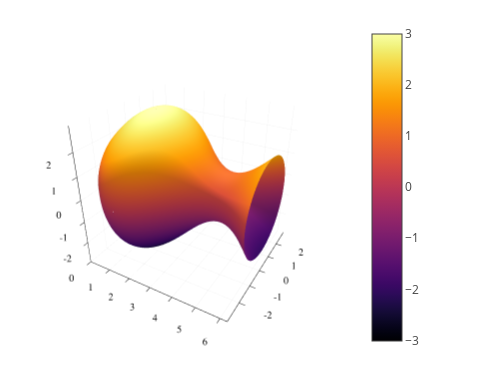

The notebook cell this image was saved under:
### Code cell
# Activamos el bakden de Plotly.
plotlyjs()
@vars x, u, v real=true
f(x) = sin(x)+2
S(u, v) = (u, f(u)*cos(v), f(u)*sin(v))
us = range(0, 2pi, length=100)
vs = range(0, 2pi, length=100)
ws = unzip(S.(us, vs'))
plot(surface(ws...))

### Figure 1 — Plotly figure (JSON) as saved in the notebook; plotly's stock layout.template omitted (floating-point values rounded to 4 significant figures; data arrays with more than 128 entries replaced by an {"elided": "..."} marker saying what was removed)
{"data": [{"colorbar": {"len": 0.9506, "title": "", "x": 0.7552, "y": 0.5145}, "colorscale": {"elided": "256x2 mixed values"}, "name": "y1", "opacity": null, "scene": "scene", "showlegend": false, "showscale": true, "type": "surface", "x": {"elided": "100x100 float values"}, "xaxis": "x", "y": {"elided": "100x100 float values"}, "yaxis": "y", "z": {"elided": "100x100 float values"}, "zaxis": "z", "zmax": 2.999, "zmin": -2.999}], "layout": {"annotations": [], "height": 384, "legend": {"bgcolor": "rgba(255, 255, 255, 1.000)", "bordercolor": "rgba(0, 0, 0, 1.000)", "borderwidth": 1, "font": {"color": "rgba(0, 0, 0, 1.000)", "family": "sans-serif", "size": 11}, "title": {"font": {"color": "rgba(0, 0, 0, 1.000)", "family": "sans-serif", "size": 15}, "text": ""}, "tracegroupgap": 0, "traceorder": "normal", "x": 1.0, "xanchor": "auto", "y": 1.0, "yanchor": "auto"}, "margin": {"b": 20, "l": 0, "r": 0, "t": 20}, "paper_bgcolor": "rgba(255, 255, 255, 1.000)", "plot_bgcolor": "rgba(255, 255, 255, 1.000)", "scene": {"camera": {"eye": {"x": 1.126, "y": -1.95, "z": 1.3}, "projection": "orthographic"}, "domain": {"x": [0.04524, 0.7552], "y": [0.03919, 0.9897]}, "xaxis": {"gridcolor": "rgba(0, 0, 0, 0.100)", "gridwidth": 0.5, "linecolor": "rgba(0, 0, 0, 1.000)", "mirror": false, "range": [0.0, 6.283], "showgrid": true, "showline": true, "showticklabels": true, "tickangle": 0, "tickcolor": "rgb(0, 0, 0)", "tickfont": {"color": "rgba(0, 0, 0, 1.000)", "family": "sans-serif", "size": 11}, "tickmode": "array", "ticks": "inside", "ticktext": ["0", "1", "2", "3", "4", "5", "6"], "tickvals": [0.0, 1.0, 2.0, 3.0, 4.0, 5.0, 6.0], "title": "", "titlefont": {"color": "rgba(0, 0, 0, 1.000)", "family": "sans-serif", "size": 15}, "type": "-", "visible": true, "zeroline": false, "zerolinecolor": "rgba(0, 0, 0, 1.000)"}, "yaxis": {"gridcolor": "rgba(0, 0, 0, 0.100)", "gridwidth": 0.5, "linecolor": "rgba(0, 0, 0, 1.000)", "mirror": false, "range": [-2.998, 3.0], "showgrid": true, "showline": true, "showticklabels": true, "tickangle": 0, "tickcolor": "rgb(0, 0, 0)", "tickfont": {"color": "rgba(0, 0, 0, 1.000)", "family": "sans-serif", "size": 11}, "tickmode": "array", "ticks": "inside", "ticktext": ["-2", "-1", "0", "1", "2"], "tickvals": [-2.0, -1.0, 0.0, 1.0, 2.0], "title": "", "titlefont": {"color": "rgba(0, 0, 0, 1.000)", "family": "sans-serif", "size": 15}, "type": "-", "visible": true, "zeroline": false, "zerolinecolor": "rgba(0, 0, 0, 1.000)"}, "zaxis": {"gridcolor": "rgba(0, 0, 0, 0.100)", "gridwidth": 0.5, "linecolor": "rgba(0, 0, 0, 1.000)", "mirror": false, "range": [-2.999, 2.999], "showgrid": true, "showline": true, "showticklabels": true, "tickangle": 0, "tickcolor": "rgb(0, 0, 0)", "tickfont": {"color": "rgba(0, 0, 0, 1.000)", "family": "sans-serif", "size": 11}, "tickmode": "array", "ticks": "inside", "ticktext": ["-2", "-1", "0", "1", "2"], "tickvals": [-2.0, -1.0, 0.0, 1.0, 2.0], "title": "", "titlefont": {"color": "rgba(0, 0, 0, 1.000)", "family": "sans-serif", "size": 15}, "type": "-", "visible": true, "zeroline": false, "zerolinecolor": "rgba(0, 0, 0, 1.000)"}}, "showlegend": true, "width": 480}}
